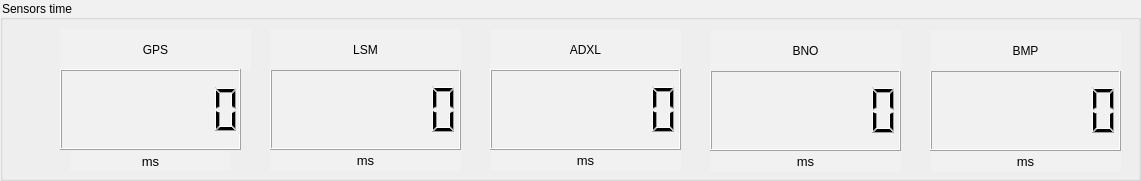
       <widget class="QGroupBox" name="groupBox_11">
        <property name="geometry">
         <rect>
          <x>1140</x>
          <y>660</y>
          <width>1141</width>
          <height>181</height>
         </rect>
        </property>
        <property name="styleSheet">
         <string notr="true">background-color: rgb(227, 227, 227);
background-color: rgb(241, 241, 241);
font: 87 9pt &quot;Segoe UI Black&quot;;</string>
        </property>
        <property name="title">
         <string>Sensors time</string>
        </property>
        <widget class="QLabel" name="label_55">
         <property name="geometry">
          <rect>
           <x>490</x>
           <y>29</y>
           <width>191</width>
           <height>41</height>
          </rect>
         </property>
         <property name="styleSheet">
          <string notr="true">font: 87 11pt &quot;Segoe UI Black&quot;;
font: 11pt &quot;MS Shell Dlg 2&quot;;</string>
         </property>
         <property name="text">
          <string>ADXL</string>
         </property>
         <property name="alignment">
          <set>Qt::AlignCenter</set>
         </property>
        </widget>
        <widget class="QLabel" name="label_57">
         <property name="geometry">
          <rect>
           <x>60</x>
           <y>29</y>
           <width>191</width>
           <height>41</height>
          </rect>
         </property>
         <property name="styleSheet">
          <string notr="true">font: 87 11pt &quot;Segoe UI Black&quot;;
font: 11pt &quot;MS Shell Dlg 2&quot;;</string>
         </property>
         <property name="text">
          <string>GPS</string>
         </property>
         <property name="alignment">
          <set>Qt::AlignCenter</set>
         </property>
        </widget>
        <widget class="QLCDNumber" name="LSMTimeLCD">
         <property name="geometry">
          <rect>
           <x>270</x>
           <y>69</y>
           <width>191</width>
           <height>81</height>
          </rect>
         </property>
         <property name="smallDecimalPoint">
          <bool>false</bool>
         </property>
         <property name="digitCount">
          <number>7</number>
         </property>
        </widget>
        <widget class="QLCDNumber" name="GPSTimeLCD">
         <property name="geometry">
          <rect>
           <x>60</x>
           <y>69</y>
           <width>181</width>
           <height>81</height>
          </rect>
         </property>
         <property name="minimumSize">
          <size>
           <width>111</width>
           <height>31</height>
          </size>
         </property>
         <property name="autoFillBackground">
          <bool>false</bool>
         </property>
         <property name="smallDecimalPoint">
          <bool>false</bool>
         </property>
         <property name="digitCount">
          <number>7</number>
         </property>
         <property name="mode">
          <enum>QLCDNumber::Dec</enum>
         </property>
         <property name="segmentStyle">
          <enum>QLCDNumber::Filled</enum>
         </property>
        </widget>
        <widget class="QLCDNumber" name="ADXLTimeLCD">
         <property name="geometry">
          <rect>
           <x>490</x>
           <y>69</y>
           <width>191</width>
           <height>81</height>
          </rect>
         </property>
         <property name="smallDecimalPoint">
          <bool>false</bool>
         </property>
         <property name="digitCount">
          <number>7</number>
         </property>
        </widget>
        <widget class="QLabel" name="label_59">
         <property name="geometry">
          <rect>
           <x>270</x>
           <y>29</y>
           <width>191</width>
           <height>41</height>
          </rect>
         </property>
         <property name="styleSheet">
          <string notr="true">font: 87 11pt &quot;Segoe UI Black&quot;;
font: 11pt &quot;MS Shell Dlg 2&quot;;</string>
         </property>
         <property name="text">
          <string>LSM</string>
         </property>
         <property name="alignment">
          <set>Qt::AlignCenter</set>
         </property>
        </widget>
        <widget class="QLCDNumber" name="BNOTimeLCD">
         <property name="geometry">
          <rect>
           <x>710</x>
           <y>70</y>
           <width>191</width>
           <height>81</height>
          </rect>
         </property>
         <property name="smallDecimalPoint">
          <bool>false</bool>
         </property>
         <property name="digitCount">
          <number>7</number>
         </property>
        </widget>
        <widget class="QLabel" name="label_62">
         <property name="geometry">
          <rect>
           <x>710</x>
           <y>30</y>
           <width>191</width>
           <height>41</height>
          </rect>
         </property>
         <property name="styleSheet">
          <string notr="true">font: 87 11pt &quot;Segoe UI Black&quot;;
font: 11pt &quot;MS Shell Dlg 2&quot;;</string>
         </property>
         <property name="text">
          <string>BNO</string>
         </property>
         <property name="alignment">
          <set>Qt::AlignCenter</set>
         </property>
        </widget>
        <widget class="QLCDNumber" name="BMPTimeLCD">
         <property name="geometry">
          <rect>
           <x>930</x>
           <y>70</y>
           <width>191</width>
           <height>81</height>
          </rect>
         </property>
         <property name="smallDecimalPoint">
          <bool>false</bool>
         </property>
         <property name="digitCount">
          <number>7</number>
         </property>
        </widget>
        <widget class="QLabel" name="label_64">
         <property name="geometry">
          <rect>
           <x>930</x>
           <y>30</y>
           <width>191</width>
           <height>41</height>
          </rect>
         </property>
         <property name="styleSheet">
          <string notr="true">font: 87 11pt &quot;Segoe UI Black&quot;;
font: 11pt &quot;MS Shell Dlg 2&quot;;</string>
         </property>
         <property name="text">
          <string>BMP</string>
         </property>
         <property name="alignment">
          <set>Qt::AlignCenter</set>
         </property>
        </widget>
        <widget class="QLabel" name="label_48">
         <property name="geometry">
          <rect>
           <x>70</x>
           <y>151</y>
           <width>161</width>
           <height>20</height>
          </rect>
         </property>
         <property name="font">
          <font>
           <family>MS UI Gothic</family>
           <pointsize>10</pointsize>
           <weight>50</weight>
           <italic>false</italic>
           <bold>false</bold>
          </font>
         </property>
         <property name="styleSheet">
          <string notr="true">font: 10pt &quot;MS UI Gothic&quot;;</string>
         </property>
         <property name="text">
          <string>ms</string>
         </property>
         <property name="alignment">
          <set>Qt::AlignCenter</set>
         </property>
        </widget>
        <widget class="QLabel" name="label_50">
         <property name="geometry">
          <rect>
           <x>270</x>
           <y>150</y>
           <width>191</width>
           <height>21</height>
          </rect>
         </property>
         <property name="font">
          <font>
           <family>MS UI Gothic</family>
           <pointsize>10</pointsize>
           <weight>50</weight>
           <italic>false</italic>
           <bold>false</bold>
          </font>
         </property>
         <property name="styleSheet">
          <string notr="true">font: 10pt &quot;MS UI Gothic&quot;;</string>
         </property>
         <property name="text">
          <string>ms</string>
         </property>
         <property name="alignment">
          <set>Qt::AlignCenter</set>
         </property>
        </widget>
        <widget class="QLabel" name="label_52">
         <property name="geometry">
          <rect>
           <x>490</x>
           <y>150</y>
           <width>191</width>
           <height>21</height>
          </rect>
         </property>
         <property name="font">
          <font>
           <family>MS UI Gothic</family>
           <pointsize>10</pointsize>
           <weight>50</weight>
           <italic>false</italic>
           <bold>false</bold>
          </font>
         </property>
         <property name="styleSheet">
          <string notr="true">font: 10pt &quot;MS UI Gothic&quot;;</string>
         </property>
         <property name="text">
          <string>ms</string>
         </property>
         <property name="alignment">
          <set>Qt::AlignCenter</set>
         </property>
        </widget>
        <widget class="QLabel" name="label_53">
         <property name="geometry">
          <rect>
           <x>710</x>
           <y>151</y>
           <width>191</width>
           <height>21</height>
          </rect>
         </property>
         <property name="font">
          <font>
           <family>MS UI Gothic</family>
           <pointsize>10</pointsize>
           <weight>50</weight>
           <italic>false</italic>
           <bold>false</bold>
          </font>
         </property>
         <property name="styleSheet">
          <string notr="true">font: 10pt &quot;MS UI Gothic&quot;;</string>
         </property>
         <property name="text">
          <string>ms</string>
         </property>
         <property name="alignment">
          <set>Qt::AlignCenter</set>
         </property>
        </widget>
        <widget class="QLabel" name="label_56">
         <property name="geometry">
          <rect>
           <x>930</x>
           <y>151</y>
           <width>191</width>
           <height>21</height>
          </rect>
         </property>
         <property name="font">
          <font>
           <family>MS UI Gothic</family>
           <pointsize>10</pointsize>
           <weight>50</weight>
           <italic>false</italic>
           <bold>false</bold>
          </font>
         </property>
         <property name="styleSheet">
          <string notr="true">font: 10pt &quot;MS UI Gothic&quot;;</string>
         </property>
         <property name="text">
          <string>ms</string>
         </property>
         <property name="alignment">
          <set>Qt::AlignCenter</set>
         </property>
        </widget>
       </widget>
